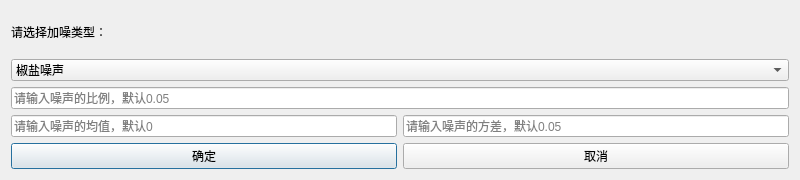
<?xml version="1.0" encoding="UTF-8"?>
<ui version="4.0">
 <class>Dialog</class>
 <widget class="QDialog" name="Dialog">
  <property name="geometry">
   <rect>
    <x>0</x>
    <y>0</y>
    <width>800</width>
    <height>180</height>
   </rect>
  </property>
  <property name="windowTitle">
   <string>选择噪声类型</string>
  </property>
  <property name="windowIcon">
   <iconset>
    <normaloff>icon/1.svg</normaloff>icon/1.svg</iconset>
  </property>
  <layout class="QVBoxLayout" name="verticalLayout_2">
   <item>
    <layout class="QVBoxLayout" name="verticalLayout">
     <item>
      <widget class="QLabel" name="label">
       <property name="styleSheet">
        <string notr="true">QLabel {  
        color: rgb(85,85,85); /* 设置标签文本颜色 */ 
        font:12px \&quot;Microsoft YaHei\&quot;; 
        font-weight:bold; 
    }</string>
       </property>
       <property name="text">
        <string>请选择加噪类型：</string>
       </property>
      </widget>
     </item>
     <item>
      <widget class="QComboBox" name="comboBox">
       <property name="styleSheet">
        <string notr="true">QComboBox{

    font-size:14px \&quot;Microsoft YaHei\&quot;;
    padding: 1px 15px 1px 3px;
    border:2px solid rgba(89, 217, 212, 50); /* 设置输入框边框 */
    border-radius:5px 5px 0px 0px;
} 
/*下拉按钮*/
QComboBox::drop-down {
    subcontrol-origin: padding;
    subcontrol-position: top right;
    width: 15px;
    border:none;
}
/*箭头图标*/
QComboBox::down-arrow {
    /*image: url(:/res/work/dateDown.png);*/
}
/*下拉列表*/
QComboBox QAbstractItemView{
	background:rgba(255, 255, 255, 50);
    border:1px solid rgba(255, 255, 255, 50);
    border-radius:5px 5px 5px 5px;
	font-size:14px;
    outline: 0px;  
}
QComboBox QAbstractItemView::item{
	height:36px;
	color:rgba(255, 255, 255, 50);
	padding-left:9px;
	background-color:rgba(255, 255, 255, 50);
}
QComboBox QAbstractItemView::item:hover{ 
    background-color:rgba(89, 217, 212, 50);

}
QComboBox QAbstractItemView::item:selected{
    background-color:rgba(89, 217, 212, 50);

}
QComboBox:on { 
    padding-top: 3px;
    padding-left: 4px;
}
QComboBox::down-arrow:on { 
    top: 1px;
    left: 1px;
}</string>
       </property>
       <item>
        <property name="text">
         <string>椒盐噪声</string>
        </property>
        <property name="icon">
         <iconset>
          <normaloff>icon/waves-left.png</normaloff>icon/waves-left.png</iconset>
        </property>
       </item>
       <item>
        <property name="text">
         <string>高斯噪声</string>
        </property>
        <property name="icon">
         <iconset>
          <normaloff>icon/waves-right.png</normaloff>icon/waves-right.png</iconset>
        </property>
       </item>
      </widget>
     </item>
     <item>
      <widget class="QLineEdit" name="lineEdit_1">
       <property name="styleSheet">
        <string notr="true">QLineEdit {  
    border:2px solid rgba(89, 217, 212, 50); /* 设置输入框边框 */
    padding-left:10px;
    border-radius:3px; /* 设置输入框边框圆角 */  
    color:rgb(105,105,105);
    font:13px;
    font-size: 12pt \&quot;Microsoft YaHei\&quot;; /* 设置字体大小 */  
    padding: 4px; /* 设置内边距 */  
}  
QLineEdit:hover { /* 鼠标悬浮在QLineEdit时的状态 */
	border: 1px solid #298DFF;
	border-radius: 3px;
	background-color: #F2F2F2;
    color: #298DFF;
    selection-background-color: #298DFF;
	selection-color: #F2F2F2;
}
QLineEdit:focus{
    border:2px solid rgba(89, 217, 212, 50);
}
QLineEdit:disabled{
    background-color:rgb(238,238,238);
}</string>
       </property>
       <property name="text">
        <string/>
       </property>
       <property name="placeholderText">
        <string>请输入噪声的比例，默认0.05</string>
       </property>
      </widget>
     </item>
     <item>
      <layout class="QHBoxLayout" name="horizontalLayout_2">
       <item>
        <widget class="QLineEdit" name="lineEdit_2">
         <property name="styleSheet">
          <string notr="true">QLineEdit {  
    border:2px solid rgba(89, 217, 212, 50); /* 设置输入框边框 */
    padding-left:10px;
    border-radius:3px; /* 设置输入框边框圆角 */  
    color:rgb(105,105,105);
    font:13px;
    font-size: 12pt \&quot;Microsoft YaHei\&quot;; /* 设置字体大小 */  
    padding: 4px; /* 设置内边距 */  
}  
QLineEdit:hover { /* 鼠标悬浮在QLineEdit时的状态 */
	border: 1px solid #298DFF;
	border-radius: 3px;
	background-color: #F2F2F2;
    color: #298DFF;
    selection-background-color: #298DFF;
	selection-color: #F2F2F2;
}
QLineEdit:focus{
    border:2px solid rgba(89, 217, 212, 50);
}
QLineEdit:disabled{
    background-color:rgb(238,238,238);
}</string>
         </property>
         <property name="text">
          <string/>
         </property>
         <property name="placeholderText">
          <string>请输入噪声的均值，默认0</string>
         </property>
        </widget>
       </item>
       <item>
        <widget class="QLineEdit" name="lineEdit_3">
         <property name="styleSheet">
          <string notr="true">QLineEdit {  
    border:2px solid rgba(89, 217, 212, 50); /* 设置输入框边框 */
    padding-left:10px;
    border-radius:3px; /* 设置输入框边框圆角 */  
    color:rgb(105,105,105);
    font:13px;
    font-size: 12pt \&quot;Microsoft YaHei\&quot;; /* 设置字体大小 */  
    padding: 4px; /* 设置内边距 */  
}  
QLineEdit:hover { /* 鼠标悬浮在QLineEdit时的状态 */
	border: 1px solid #298DFF;
	border-radius: 3px;
	background-color: #F2F2F2;
    color: #298DFF;
    selection-background-color: #298DFF;
	selection-color: #F2F2F2;
}
QLineEdit:focus{
    border:2px solid rgba(89, 217, 212, 50);
}
QLineEdit:disabled{
    background-color:rgb(238,238,238);
}</string>
         </property>
         <property name="text">
          <string/>
         </property>
         <property name="placeholderText">
          <string>请输入噪声的方差，默认0.05</string>
         </property>
        </widget>
       </item>
      </layout>
     </item>
     <item>
      <layout class="QHBoxLayout" name="horizontalLayout">
       <item>
        <widget class="QPushButton" name="pushButton">
         <property name="styleSheet">
          <string notr="true">QPushButton {
	background-color: rgba(47, 125, 238, 90);
        border-radius:3px; 
        min-height:30px; 
        min-width:60px; 
        font:13px \&quot;Microsoft YaHei\&quot;;
    }
QPushButton:hover {
        background-color:rgba(85, 255, 255, 50);
    }
QPushButton:pressed {
  background-color:rgba(90,216,212,50);
  color:rgb(40,92,90);
    }</string>
         </property>
         <property name="text">
          <string>确定</string>
         </property>
        </widget>
       </item>
       <item>
        <widget class="QPushButton" name="pushButton_1">
         <property name="styleSheet">
          <string notr="true">QPushButton {
	background-color: rgba(47, 125, 238, 90);
        border-radius:3px; 
        min-height:30px; 
        min-width:60px; 
        font:13px \&quot;Microsoft YaHei\&quot;;
    }
QPushButton:hover {
        background-color:rgba(85, 255, 255, 50);
    }
QPushButton:pressed {
  background-color:rgba(90,216,212,50);
  color:rgb(40,92,90);
    }</string>
         </property>
         <property name="text">
          <string>取消</string>
         </property>
        </widget>
       </item>
      </layout>
     </item>
    </layout>
   </item>
  </layout>
 </widget>
 <resources/>
 <connections>
  <connection>
   <sender>comboBox</sender>
   <signal>currentIndexChanged(int)</signal>
   <receiver>Dialog</receiver>
   <slot>on_combobox_current_index_changed()</slot>
   <hints>
    <hint type="sourcelabel">
     <x>125</x>
     <y>52</y>
    </hint>
    <hint type="destinationlabel">
     <x>261</x>
     <y>3</y>
    </hint>
   </hints>
  </connection>
  <connection>
   <sender>pushButton</sender>
   <signal>clicked()</signal>
   <receiver>Dialog</receiver>
   <slot>accept()</slot>
   <hints>
    <hint type="sourcelabel">
     <x>294</x>
     <y>158</y>
    </hint>
    <hint type="destinationlabel">
     <x>530</x>
     <y>7</y>
    </hint>
   </hints>
  </connection>
  <connection>
   <sender>pushButton_1</sender>
   <signal>clicked()</signal>
   <receiver>Dialog</receiver>
   <slot>reject()</slot>
   <hints>
    <hint type="sourcelabel">
     <x>573</x>
     <y>160</y>
    </hint>
    <hint type="destinationlabel">
     <x>667</x>
     <y>6</y>
    </hint>
   </hints>
  </connection>
 </connections>
 <slots>
  <slot>on_combobox_current_index_changed()</slot>
 </slots>
</ui>
